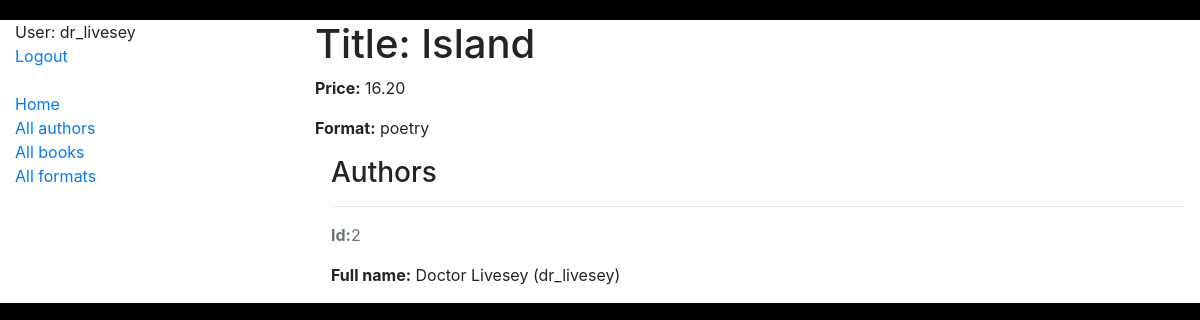
The app's page /catalog/books/2/ (signed in), older data.
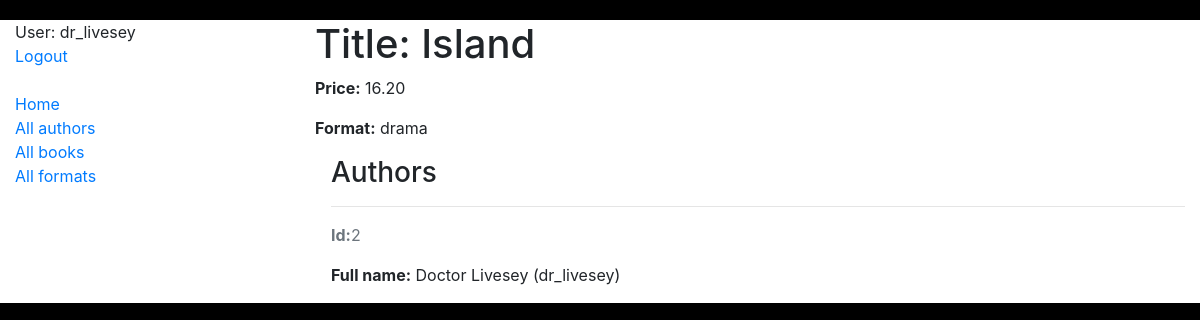
The same page, newer data.
### catalog/models.py (models this page shows, shortened)
class Book(models.Model):
    title = models.CharField(max_length=255)
    price = models.DecimalField(max_digits=7, decimal_places=2)
    format = models.ForeignKey(
        LiteraryFormat,
        on_delete=models.CASCADE,
        related_name="books"
    )
    authors = models.ManyToManyField(settings.AUTH_USER_MODEL, related_name="books")
    class Meta:
        ordering = ["title"]

class LiteraryFormat(models.Model):
    name = models.CharField(max_length=63)
    class Meta:
        ordering = ["name"]

### catalog/views.py (the view)
class BookDetailView(LoginRequiredMixin, generic.DetailView):
    model = Book

### templates/catalog/book_detail.html (shortened to what this page needs)
{% extends 'base.html' %}
{% block content %}
  <h1>Title: {{ book.title }}</h1>
  <p><strong>Price:</strong> {{ book.price }}</p>
  <p><strong>Format:</strong> {{ book.format.name }}</p>
  <div class="ml-3">
    <h3>Authors</h3>
    {% for author in book.authors.all %}
      <hr>
      <p class="text-muted"><strong>Id:</strong>{{ author.id }}</p>
      <p>
        <strong>Full name:</strong>
        {{ author.first_name }} {{ author.last_name }}
        {% if author.pseudonym %}
          ({{ author.pseudonym }})
        {% endif %}
      </p>
    {% empty %}
      <p>No authors</p>
    {% endfor %}
  </div>
{% endblock %}

Row changes from the older to the newer data that the page shows:
changed through a linked row, Book "Island": format.name "poetry" → "drama"
